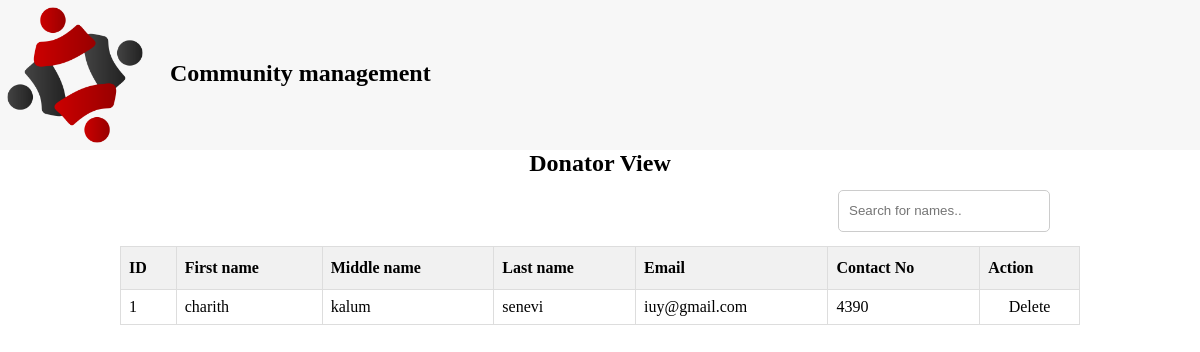
/inc/donator_view_all.php (signed in), run on the app's committed database.
### tables this page shows
CREATE TABLE IF NOT EXISTS `donator` (
  `id` int(11) NOT NULL AUTO_INCREMENT,
  `fname` varchar(100) NOT NULL,
  `mname` varchar(100) NOT NULL,
  `lname` varchar(100) NOT NULL,
  `email` varchar(100) NOT NULL,
  `contact_no` int(11) NOT NULL,
  `status` varchar(50) NOT NULL,
  `pass` varchar(200) NOT NULL,
  PRIMARY KEY (`id`)
);

### inc/donator_view_all.php (the view, shortened to what this page needs)
<?php
$connection = mysqli_connect('localhost', 'root', '');
?>
<!DOCTYPE HTML PUBLIC "-//W3C//DTD HTML 4.01 Transitional//EN" "http://www.w3.org/TR/html4/loose.dtd">
<html>
<head>
<link rel="stylesheet" type="text/css" href="../css/sty.css">
</head>
<body>
<div id="head_space">
	<a href="sys.php"><img src="../img/nomad-community-logo.png" width="150px" height="150px"></a>
	<h2 id="sys_nm">Community management</h2>
</div>
<h2 align="center">Donator View</h2>
<input type="text" id="myInput" onkeyup="myFunction()" placeholder="Search for names..">
	<table id="donator">
  <tr>
  	<th>ID</th>
    <th>First name</th>
    <th>Middle name</th>
    <th>Last name</th>
    <th>Email</th>
    <th>Contact No</th>
    <th>Action</th>
  </tr>
  <?php
	$sql = "SELECT * from donator where `status`='accepted'";
	$result = $connection->query($sql);
	if ($result->num_rows > 0) {
    while($row = $result->fetch_assoc()) {
  ?>
  <tr>
    <td><?php echo $row["id"] ?></td>
    <td><?php echo $row["fname"] ?></td>
    <td><?php echo $row["mname"] ?></td>
    <td><?php echo $row["lname"] ?></td>
    <td><?php echo $row["email"] ?></td>
    <td><?php echo $row["contact_no"] ?></td>
    <td align="center"><a href="donator_delete.php?RID=<?php echo $row['id'];?>" onclick="return confirm('Are you sure?')">Delete</td>
  </tr>
<?php } } ?>
</table>
</body>
</html>

### css/sty.css (style rules this page uses)
* { padding:0; margin:0; }
a { text-decoration: none; color: black; }
a { text-decoration: none; }
input { width: 95%; line-height:3em; font-family: 'Ubuntu', sans-serif; margin:1em; border-radius:5px; border:1px solid #CCC; outline:none; padding-left:10px; }
#head_space { width: 100%; height: 150px; background-color:#f7f7f7 ; }
#sys_nm { margin-left: 170px; margin-top: -90px; }
table { margin: auto; }
#donator { border-collapse: collapse; width: 80%; margin: auto; margin-top: 20px; }
#donator td, #donator th { border: 1px solid #ddd; padding: 8px; }
#donator th { padding-top: 12px; padding-bottom: 12px; text-align: left; background-color: #f1f1f1; color:black; }
#myInput { width: 200px; float: right; margin-right: 150px; }

### data on the page
donator: id "1", fname "charith", mname "kalum", lname "senevi", email "iuy@gmail.com", contact_no "4390"
